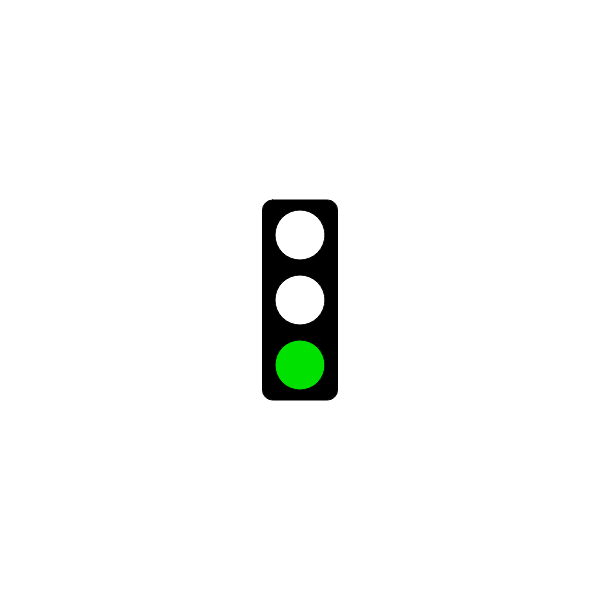
Frame 1 (no input)
Frame 60 (no input): identical to frame 1, image omitted
Frame 120 (the mouse pressed at the canvas centre since frame 60): identical to frame 1, image omitted

The p5.js sketch that drew this single still picture (run headless with seeded random() and noise() and a simulated clock; from frame 60 on, the mouse is pressed at the canvas centre):

// p5.js sketch
// ── sketch.js
// Traffic Light Starter Code
// Dan Schellenberg
// Sept 25, 2018

// GOAL: make a 'traffic light' simulator. For now, just have the light
// changing according to time. You may want to investigate the millis()
// function at https://p5js.org/reference/

let timer;
let state;
let gDuration;
let yDuration;
let rDuration;

function setup() {
  createCanvas(600, 600);
  state = 1;
  timer = 0;
  gDuration = 5000;
  yDuration = 1500;
  rDuration = 3500;
}

function draw() {
  background(255);
  drawOutlineOfLights();
  checkState();
  changeState();
}

function drawOutlineOfLights() {
  //box
  rectMode(CENTER);
  fill(0);
  rect(width/2, height/2, 75, 200, 10);

  //lights
  fill(255);
  ellipse(width/2, height/2 - 65, 50, 50); //top
  ellipse(width/2, height/2, 50, 50); //middle
  ellipse(width/2, height/2 + 65, 50, 50); //bottom
}

function checkState() {
  if (state === 1 && millis () > timer + gDuration){
    state = 2;
    timer = millis(); 
  }
  else if (state === 2 && millis () > timer + yDuration){
    state = 3;
    timer = millis(); 
  }
  else if (state === 3 && millis () > timer + rDuration){
    state = 1;
    timer = millis(); 
  }
}

function changeState(){
  if (state === 1){
    fill(0, 225, 0);
    ellipse(width/2, height/2 + 65, 50, 50);
  }
  else if (state === 2){
    fill(225, 200, 50);
    ellipse(width/2, height/2, 50, 50);
  }
  else if (state === 3){
    fill(225, 0, 0);
    ellipse(width/2, height/2 - 65, 50, 50);
  }
}
